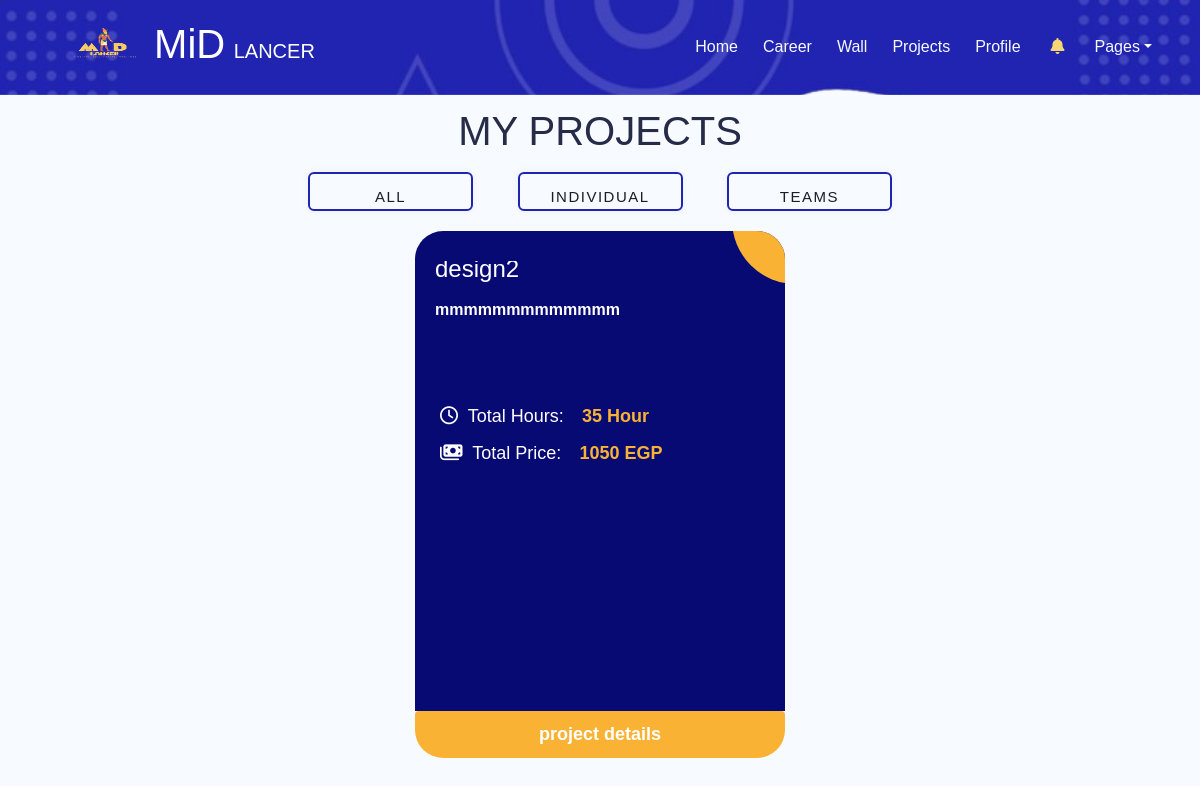
Before: /my_projects_freelancer_old.php (signed in) with the older database file.
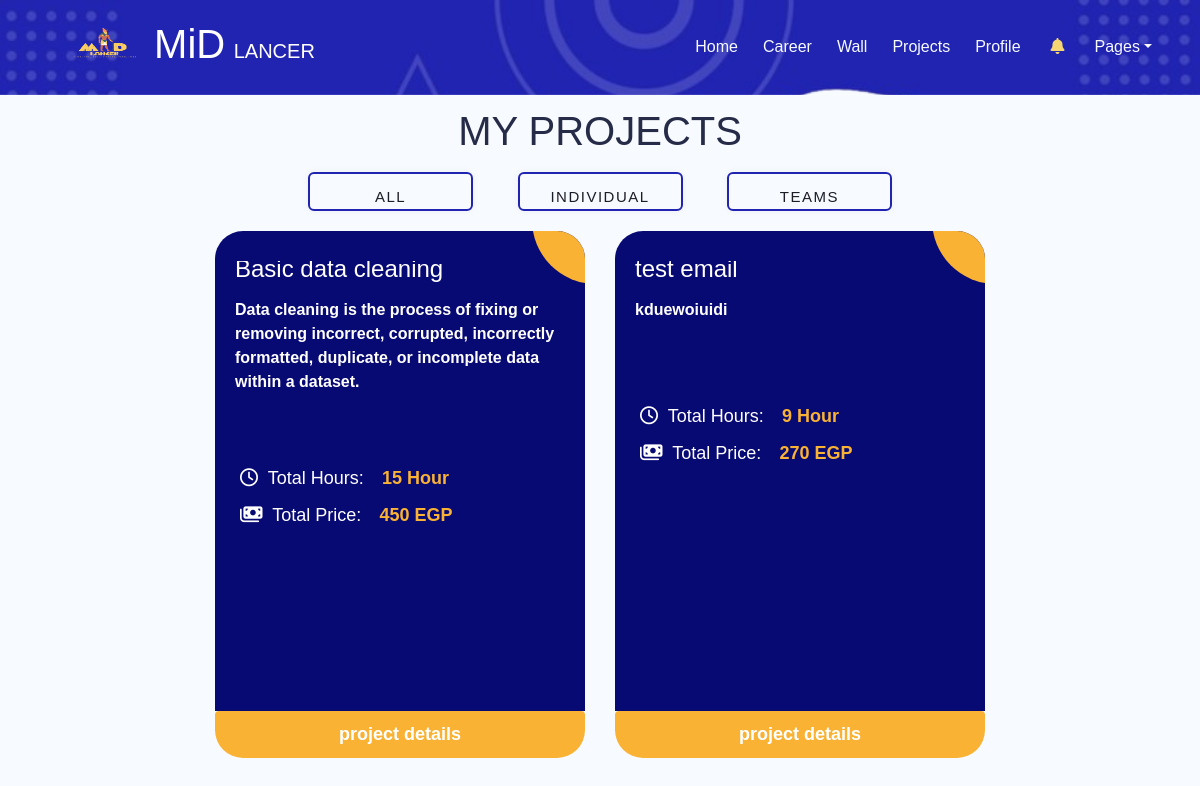
After: the same page with the newer database file.
### tables this page shows
CREATE TABLE `project` (
  `project_id` int(11) NOT NULL,
  `project_name` varchar(250) NOT NULL,
  `description` varchar(250) NOT NULL,
  `total_hours` int(11) NOT NULL,
  `deadline_date` date NOT NULL,
  `user_id` int(11) NOT NULL,
  `type_id` int(11) DEFAULT NULL,
  `posting` int(11) NOT NULL
);

### my_projects_freelancer_old.php (the view, shortened to what the changed rows need)
<?php
include 'nav+bm.php';
$freelancer_id=$_SESSION['freelancer_id'];
$join = "SELECT *, SUM(`price/hr`) AS 'sumrates', `project`.`project_id` AS `pid` FROM `project`
right JOIN `user` ON `user`.`user_id`=`project`.`user_id`
left JOIN `team_member` ON `project`.`project_id`=`team_member`.`project_id`
left JOIN `freelancer` ON `freelancer`.`freelancer_id`=`team_member`.`freelancer_id`
WHERE `freelancer`.`freelancer_id` ='$freelancer_id'
GROUP BY `project`.`project_id`";
$run_join=mysqli_query($connect,$join);
$num=mysqli_num_rows($run_join);
if($num==0){
    $error= "you don't have any current projects";
}else{
function SUM1($price_per_hr,$total_hours){
    $total_price=$price_per_hr * $total_hours;
    return "$total_price";
}
$type_id = "";
}
?>
<!DOCTYPE html>
<html lang="en">
<head>
  <link rel="stylesheet" href="css/myprojectfreelancer.css">
  <link rel="stylesheet" href="https://cdnjs.cloudflare.com/ajax/libs/font-awesome/6.6.0/css/all.min.css"
 />
</head>
<body>
<div class="main">
    <h1 class="title">MY PROJECTS</h1>
</div>
<?php if($num==0){
  $error = "you don't have any current projects";
  if(!empty($error)) { ?>
    <div class="cards">
        <?php echo $error ?>
    </div>
 <?php } } else { ?>
<div class="ag-format-container">
    <div class="ag-courses_box">
    <?php if ($type_id ==1 ){ ?>
      <?php foreach($run_select1 as $data) { ?>
        <?php
        $details="";
        $p_id=$data['pid'];
      $freelancer_count = "SELECT COUNT(freelancer_id) as freelancer_count FROM team_member WHERE `project_id`=$p_id";
  $freelancer_count_result = mysqli_query($connect,$freelancer_count);
  $f_count = mysqli_fetch_assoc($freelancer_count_result)['freelancer_count'];
  if($f_count>1){
    $update="UPDATE `project` SET `type_id` = 2 WHERE `project_id`=$p_id";
    $run_update=mysqli_query($connect,$update);
    header("refresh:1;url=my_projects_freelancer.php?type_id=1");
  }
        ?>
                <div class="ag-courses_item">
                <a href="#" class="ag-courses-item_link">
            <div class="ag-courses-item_bg"></div>
            <div class="ag-courses-item_title">
                <div class="ag-courses-item_title">
                    <h4 class="teams"><?php echo htmlspecialchars ($data ['project_name'],ENT_QUOTES,'UTF-8')?></h4>
                    <p class="para"><?php echo htmlspecialchars ($data ['description'],ENT_QUOTES,'UTF-8')?>
                    </p>
                </div>
            </div>
            <div class="ag-courses-item_date-box">
                <i class="fa-regular fa-clock"></i> Total Hours:
                <span class="ag-courses-item_date">
                <?php echo htmlspecialchars ( $data ['total_hours'],ENT_QUOTES,'UTF-8')?> Hour
                </span>
            </div>
            <div class="ag-courses-item_date-box">
                <i class="fa-solid fa-money-bills"></i>
                Total Price:
                <span class="ag-courses-item_date">
                <?php echo htmlspecialchars (SUM1($data['sumrates'], $data['total_hours']));?> EGP
                </span>
            </div>
                <a href="project_details_freelancer.php?details=<?php echo htmlspecialchars($data ['pid'],ENT_QUOTES,'UTF-8')?>" class="ag-courses-item_anchor">project details</a>
            </a>
        </div>
        <?php } } elseif($type_id == 2){ ?>
            <?php foreach($run_select2 as $key) { ?>
            <div class="ag-courses_item">
                    <a href="#" class="ag-courses-item_link">
                <div class="ag-courses-item_bg"></div>
                <div class="ag-courses-item_title">
                    <div class="ag-courses-item_title">
                        <h4 class="teams"><?php echo htmlspecialchars ($key ['project_name'],ENT_QUOTES,'UTF-8')?></h4>
                        <p class="para"><?php echo htmlspecialchars ($key ['description'],ENT_QUOTES,'UTF-8')?>
                        </p>
                    </div>
                </div>
                <div class="ag-courses-item_date-box">
                    <i class="fa-regular fa-clock"></i> Total Hours:
                    <span class="ag-courses-item_date">
                    <?php echo htmlspecialchars ( $key ['total_hours'],ENT_QUOTES,'UTF-8')?> Hour
                    </span>
                </div>
                <div class="ag-courses-item_date-box">
                    <i class="fa-solid fa-money-bills"></i>
                    Total Price:
                    <span class="ag-courses-item_date">
                    <?php echo SUM1($key['sumrates'], $key['total_hours'])?> EGP
                    </span>
                </div>
                    <a href="project_details_freelancer.php?details=<?php echo htmlspecialchars ($key['pid'],ENT_QUOTES,'UTF-8')?>" class="ag-courses-item_anchor">project details</a>
                </a>
            </div>
            <?php } } elseif ($run_join ){?>
              <div class="ag-format-container">
        <div class="ag-courses_box">
        <?php foreach($run_join as $keyy) { ?>
          <div class="ag-courses_item">
                <a href="#" class="ag-courses-item_link">
            <div class="ag-courses-item_bg"></div>
            <div class="ag-courses-item_title">
                <div class="ag-courses-item_title">
                    <h4 class="teams"><?php echo htmlspecialchars ($keyy ['project_name'],ENT_QUOTES,'UTF-8')?></h4>
                    <p class="para"><?php echo htmlspecialchars ($keyy ['description'],ENT_QUOTES,'UTF-8')?>
                    </p>
                </div>
            </div>
            <div class="ag-courses-item_date-box">
                <i class="fa-regular fa-clock"></i> Total Hours:
                <span class="ag-courses-item_date">
                <?php echo htmlspecialchars ($keyy ['total_hours'],ENT_QUOTES,'UTF-8')?> Hour
                </span>
            </div>
            <div class="ag-courses-item_date-box">
                <i class="fa-solid fa-money-bills"></i>
                Total Price:
                <span class="ag-courses-item_date">
                <?php echo htmlspecialchars (SUM1($keyy['sumrates'], $keyy['total_hours']))?> EGP
                </span>
            </div>
                <a href="project_details_freelancer.php?details=<?php echo htmlspecialchars ($keyy['pid'],ENT_QUOTES,'UTF-8')?>" class="ag-courses-item_anchor">project details</a>
            </a>
        </div>
        <?php } } }?>
    </div>
</div>
</body>
</html>

Changed rows visible on the page:
removed project: project_name "design2", description "mmmmmmmmmmmmm", total_hours "35", total_hours "1050"
now on this page (row unchanged): project: project_name "Basic data cleaning", description "Data cleaning is the process of fixing or removing incorrect, corrupted, incorrectly formatted, duplicate, or incomplete data within a dataset.", total_hours "15", total_hours "450"
added project: project_name "test email", description "kduewoiuidi", total_hours "9", total_hours "270"
